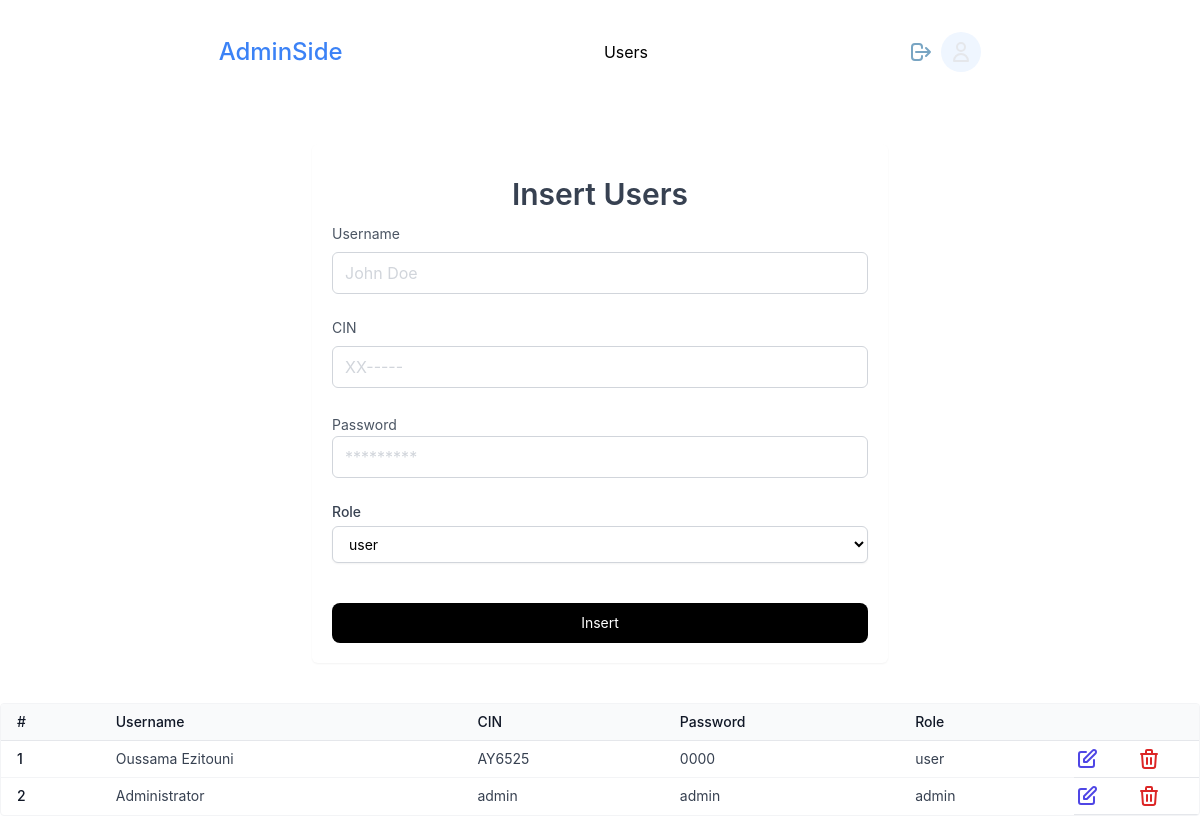
Before: /admin_interface/index.php with the older database file.
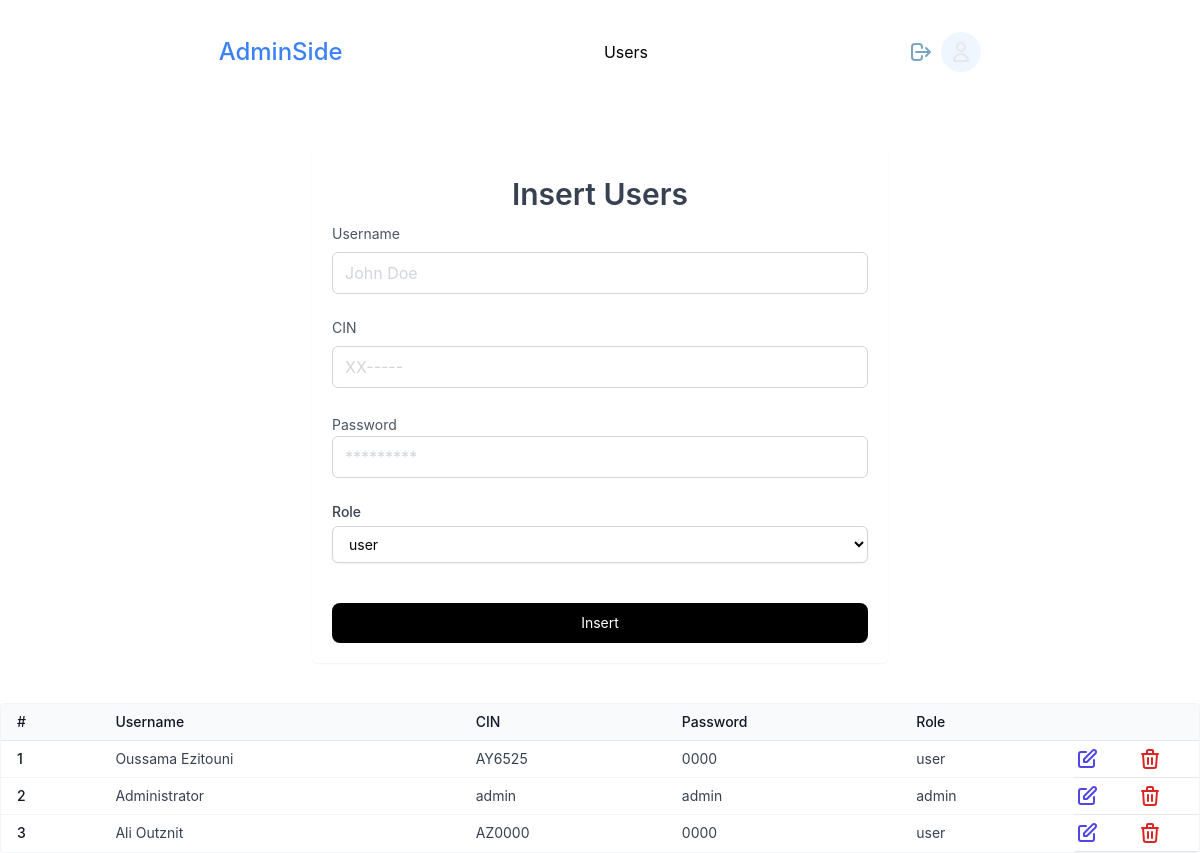
After: the same page with the newer database file.
### tables this page shows
CREATE TABLE `users` (
  `UserId` int(11) NOT NULL,
  `username` varchar(50) NOT NULL,
  `CIN` varchar(20) NOT NULL,
  `pass` varchar(255) NOT NULL,
  `function` varchar(10) NOT NULL
);

### admin_interface/index.php (called while the page is built, shortened)
<?php
require_once 'inc/header.php';
require_once 'inc/home.php';
require_once 'inc/footer.php';

### admin_interface/inc/home.php (the view, shortened to what the changed rows need)
<?php require_once 'header.php';
?>
<div class="container mx-auto">
    <div class="max-w-xl p-5 mx-auto my-10 bg-white rounded-md shadow-sm">
        <div class="text-center">
            <h1 class="my-3 text-3xl font-semibold text-gray-700">Insert Users</h1>
        </div>
    </div>
</div>
<div class="overflow-hidden overflow-x-auto border border-gray-100 rounded">
    <?php
    require_once "config.php";
    $sql = "SELECT * FROM users";
    if ($result = $pdo->query($sql)) {
        if ($result->rowCount() > 0) {
            echo '<table class=" min-w-full text-sm divide-y divide-gray-200">';
            echo '<thead>';
            echo '<tr class="bg-gray-50">';
            echo '<th class="px-4 py-2 font-medium text-left text-gray-900 whitespace-nowrap">#</th>';
            echo '<th class="px-4 py-2 font-medium text-left text-gray-900 whitespace-nowrap">Username</th>';
            echo '<th class="px-4 py-2 font-medium text-left text-gray-900 whitespace-nowrap">CIN</th>';
            echo '<th class="px-4 py-2 font-medium text-left text-gray-900 whitespace-nowrap">Password</th>';
            echo '<th class="px-4 py-2 font-medium text-left text-gray-900 whitespace-nowrap">Role</th>';
            echo '<th class="px-4 py-2 font-medium text-left text-gray-900 whitespace-nowrap" colspan="2"></th>';
            echo '</tr>';
            echo '</thead>';
            echo '<tbody class="divide-y divide-gray-100">';
            while ($row = $result->fetch()) {
                echo '<tr>';
                echo '<td class="px-4 py-2 font-medium text-gray-900 whitespace-nowrap">' . $row['UserId'] . '</td>';
                echo '<td class="px-4 py-2 text-gray-700 whitespace-nowrap">' . $row["username"] . '</td>';
                echo '<td class="px-4 py-2 text-gray-700 whitespace-nowrap">' . $row["CIN"] . '</td>';
                echo '<td class="px-4 py-2 text-gray-700 whitespace-nowrap">' . $row["pass"] . '</td>';
                echo '<td class="px-4 py-2 text-gray-700 whitespace-nowrap">' . $row["function"] . '</td>';
                echo '<td class="text-sm font-medium leading-5 text-center whitespace-no-wrap border-b border-gray-200 ">
                <a href="update.php?UserId=' . $row['UserId'] . '" class="modal-open text-indigo-600 hover:text-indigo-900" >
                            <svg xmlns="http://www.w3.org/2000/svg" class="w-6 h-6" fill="none" viewBox="0 0 24 24"
                                stroke="currentColor">
                                <path stroke-linecap="round" stroke-linejoin="round" stroke-width="2"
                                d="M11 5H6a2 2 0 00-2 2v11a2 2 0 002 2h11a2 2 0 002-2v-5m-1.414-9.414a2 2 0 112.828 2.828L11.828 15H9v-2.828l8.586-8.586z" />
                            </svg>
                        </a>
                      </td>';
                echo  '<td class="text-sm font-medium leading-5 whitespace-no-wrap border-b border-gray-200 ">
                  <a href="delete.php?UserId=' . $row['UserId'] . '"><svg xmlns="http://www.w3.org/2000/svg" class="w-6 h-6 text-red-600 hover:text-red-800"
                      fill="none" viewBox="0 0 24 24" stroke="currentColor">
                      <path stroke-linecap="round" stroke-linejoin="round" stroke-width="2"
                        d="M19 7l-.867 12.142A2 2 0 0116.138 21H7.862a2 2 0 01-1.995-1.858L5 7m5 4v6m4-6v6m1-10V4a1 1 0 00-1-1h-4a1 1 0 00-1 1v3M4 7h16" />
                    </svg></a>
                      </td>';
                echo '</tr>';
            }
            echo '</tbody>';
            echo '</table>';
        } else {
            echo '<div class="alert alert-danger"><em>No records were found.</em></div>';
        }
    } else {
        echo "Oops! Something went wrong. Please try again later.";
    }
    ?>
</div>
<?php
require_once 'footer.php';
?>

Changed rows visible on the page:
added users: UserId "3", username "Ali Outznit", CIN "AZ0000", pass "0000", function "user"
